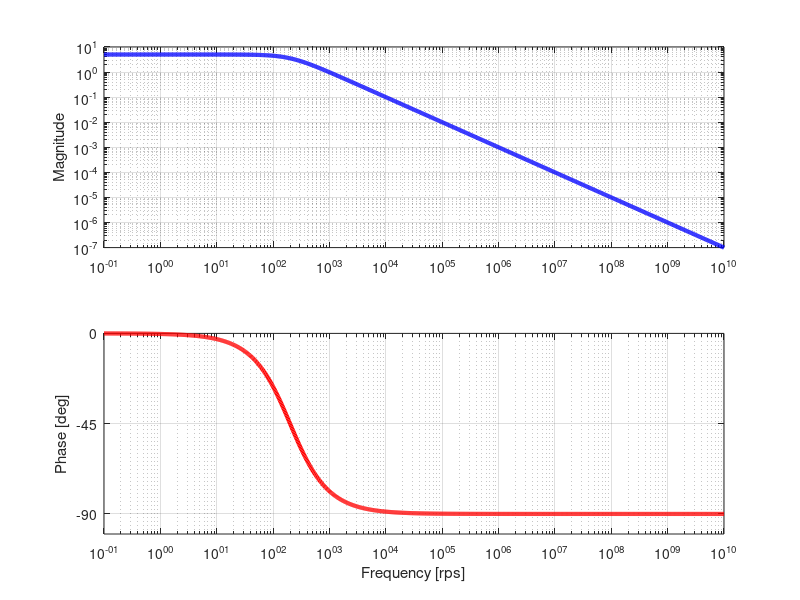

Write MATLAB code to recreate this figure.

num = [1000]; 
den = [1 200]; 

G = tf(num,den);
w = logspace(-1,10,1000); % learn the logspace command - set desired range
[mag,pha]=bode(G,w);        % bode gives you magnitude and phase
mag = squeeze(mag); pha=squeeze(pha); 
figure(1);
set(gcf,'Color','w');
subplot(211);
loglog(w,mag,'-b','LineWidth',3); grid on; hold on;
%  axis([0.1 500 0.1 40]);
ylabel('Magnitude');
%
subplot(212);
semilogx(w,pha,'-r','LineWidth',3); grid on; hold on;
%  axis([0.1 500 -180 0]);
set(gca,'YTick',[-180 -135 -90 -45 0]);
ylabel('Phase [deg]');
xlabel('Frequency [rps]');